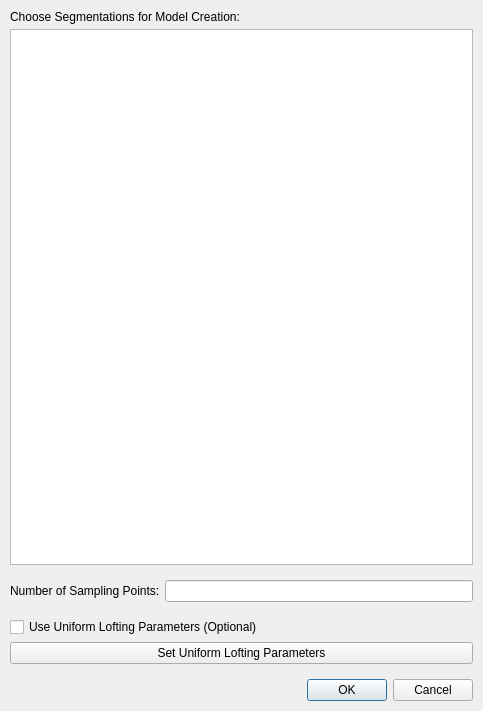
<?xml version="1.0" encoding="UTF-8"?>
<ui version="4.0">
 <class>svSegSelectionWidget</class>
 <widget class="QWidget" name="svSegSelectionWidget">
  <property name="geometry">
   <rect>
    <x>0</x>
    <y>0</y>
    <width>483</width>
    <height>711</height>
   </rect>
  </property>
  <property name="contextMenuPolicy">
   <enum>Qt::CustomContextMenu</enum>
  </property>
  <property name="windowTitle">
   <string>Create Solid Model</string>
  </property>
  <layout class="QVBoxLayout" name="verticalLayout">
   <property name="spacing">
    <number>5</number>
   </property>
   <property name="leftMargin">
    <number>5</number>
   </property>
   <property name="topMargin">
    <number>5</number>
   </property>
   <property name="rightMargin">
    <number>5</number>
   </property>
   <property name="bottomMargin">
    <number>5</number>
   </property>
   <item>
    <widget class="QWidget" name="widget_3" native="true">
     <layout class="QVBoxLayout" name="verticalLayout_2">
      <property name="spacing">
       <number>5</number>
      </property>
      <property name="leftMargin">
       <number>5</number>
      </property>
      <property name="topMargin">
       <number>5</number>
      </property>
      <property name="rightMargin">
       <number>5</number>
      </property>
      <property name="bottomMargin">
       <number>5</number>
      </property>
      <item>
       <widget class="QLabel" name="label">
        <property name="text">
         <string>Choose Segmentations for Model Creation:</string>
        </property>
       </widget>
      </item>
      <item>
       <widget class="QTableView" name="tableView">
        <property name="contextMenuPolicy">
         <enum>Qt::CustomContextMenu</enum>
        </property>
        <property name="selectionBehavior">
         <enum>QAbstractItemView::SelectRows</enum>
        </property>
        <property name="sortingEnabled">
         <bool>true</bool>
        </property>
       </widget>
      </item>
     </layout>
    </widget>
   </item>
   <item>
    <widget class="QWidget" name="widget" native="true">
     <layout class="QHBoxLayout" name="horizontalLayout">
      <property name="spacing">
       <number>5</number>
      </property>
      <property name="leftMargin">
       <number>5</number>
      </property>
      <property name="topMargin">
       <number>5</number>
      </property>
      <property name="rightMargin">
       <number>5</number>
      </property>
      <property name="bottomMargin">
       <number>5</number>
      </property>
      <item>
       <widget class="QLabel" name="labelNumSampling">
        <property name="text">
         <string>Number of Sampling Points:</string>
        </property>
       </widget>
      </item>
      <item>
       <widget class="QLineEdit" name="lineEditNumSampling">
        <property name="text">
         <string/>
        </property>
        <property name="placeholderText">
         <string/>
        </property>
       </widget>
      </item>
     </layout>
    </widget>
   </item>
   <item>
    <widget class="QWidget" name="widget_4" native="true">
     <layout class="QVBoxLayout" name="verticalLayout_3">
      <property name="spacing">
       <number>5</number>
      </property>
      <property name="leftMargin">
       <number>5</number>
      </property>
      <property name="topMargin">
       <number>5</number>
      </property>
      <property name="rightMargin">
       <number>5</number>
      </property>
      <property name="bottomMargin">
       <number>5</number>
      </property>
      <item>
       <widget class="QCheckBox" name="checkboxUseUniform">
        <property name="text">
         <string>Use Uniform Lofting Parameters (Optional)</string>
        </property>
        <property name="checked">
         <bool>false</bool>
        </property>
       </widget>
      </item>
      <item>
       <widget class="QPushButton" name="btnUniformParameters">
        <property name="text">
         <string>Set Uniform Lofting Parameters</string>
        </property>
       </widget>
      </item>
     </layout>
    </widget>
   </item>
   <item>
    <widget class="QWidget" name="widget_2" native="true">
     <layout class="QGridLayout" name="gridLayout">
      <property name="leftMargin">
       <number>5</number>
      </property>
      <property name="topMargin">
       <number>5</number>
      </property>
      <property name="rightMargin">
       <number>5</number>
      </property>
      <property name="bottomMargin">
       <number>5</number>
      </property>
      <property name="horizontalSpacing">
       <number>5</number>
      </property>
      <item row="0" column="0">
       <widget class="QDialogButtonBox" name="buttonBox">
        <property name="standardButtons">
         <set>QDialogButtonBox::Cancel|QDialogButtonBox::Ok</set>
        </property>
       </widget>
      </item>
     </layout>
    </widget>
   </item>
  </layout>
 </widget>
 <tabstops>
  <tabstop>tableView</tabstop>
  <tabstop>lineEditNumSampling</tabstop>
 </tabstops>
 <resources/>
 <connections/>
</ui>
